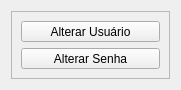
<?xml version="1.0" encoding="UTF-8"?>
<ui version="4.0">
 <class>PropriedadesUsuario</class>
 <widget class="QWidget" name="PropriedadesUsuario">
  <property name="geometry">
   <rect>
    <x>0</x>
    <y>0</y>
    <width>181</width>
    <height>90</height>
   </rect>
  </property>
  <property name="minimumSize">
   <size>
    <width>181</width>
    <height>90</height>
   </size>
  </property>
  <property name="windowTitle">
   <string>Form</string>
  </property>
  <layout class="QGridLayout" name="gridLayout">
   <item row="0" column="0">
    <widget class="QFrame" name="frame">
     <property name="frameShape">
      <enum>QFrame::StyledPanel</enum>
     </property>
     <property name="frameShadow">
      <enum>QFrame::Raised</enum>
     </property>
     <layout class="QVBoxLayout" name="verticalLayout">
      <item>
       <widget class="QPushButton" name="botaoAlterarUsuario">
        <property name="text">
         <string>Alterar Usuário</string>
        </property>
       </widget>
      </item>
      <item>
       <widget class="QPushButton" name="botaoAlterarSenha">
        <property name="text">
         <string>Alterar Senha</string>
        </property>
       </widget>
      </item>
     </layout>
    </widget>
   </item>
  </layout>
 </widget>
 <resources/>
 <connections/>
</ui>
